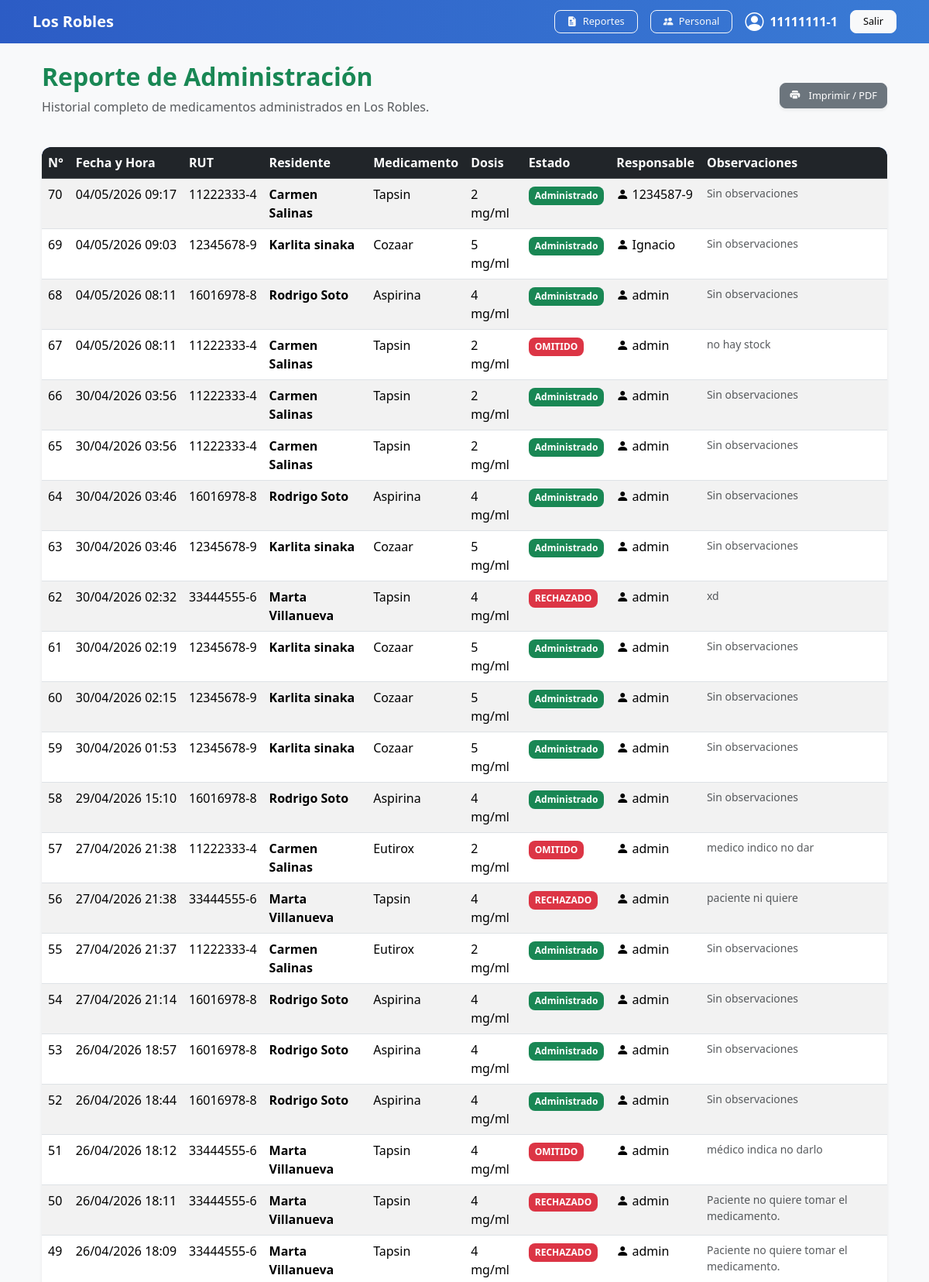
/reportes/historial/ (signed in, upper part), run on the app's committed database.
### gestion/models.py (models this page shows, shortened)
class Usuario(AbstractUser):
    ROL_CHOICES = [
        ('ADMIN', 'Administrador'),
        ('SECRETARIA', 'Secretaria'),
        ('ENFERMERA', 'Enfermera'),
        ('TENS', 'Técnico en Enfermería'),
    ]
    rut = models.CharField(max_length=12, unique=True)
    rol = models.CharField(max_length=15, choices=ROL_CHOICES, default='ENFERMERA')
    nombre_completo = models.CharField(max_length=200)
    groups = models.ManyToManyField(
        'auth.Group',
        related_name='usuario_groups',
        blank=True
    )
    user_permissions = models.ManyToManyField(
        'auth.Permission',
        related_name='usuario_permissions',
        blank=True
    )
    USERNAME_FIELD = 'rut'
    REQUIRED_FIELDS = ['username', 'email']

class HistorialAdministracion(models.Model):
    ESTADOS = [
        ('ADMINISTRADO', 'Administrado'),
        ('RECHAZADO', 'Rechazado'),
        ('OMITIDO', 'Omitido'),
    ]
    plan = models.ForeignKey(PlanMedicacion, on_delete=models.PROTECT)
    usuario = models.ForeignKey(Usuario, on_delete=models.PROTECT)
    fecha_hora_real = models.DateTimeField(auto_now_add=True)
    estado = models.CharField(max_length=20, choices=ESTADOS)
    observaciones = models.TextField(blank=True)
    class Meta:
        verbose_name_plural = "Historiales de Administración"

class PlanMedicacion(models.Model):
    residente = models.ForeignKey(Residente, on_delete=models.CASCADE)
    medicamento = models.ForeignKey(Medicamento, on_delete=models.CASCADE)
    dosis = models.CharField(max_length=100)
    stock_actual = models.IntegerField(default=0, help_text="Pastillas traídas por la familia")
    frecuencia_horas = models.IntegerField(help_text="Cada cuántas horas se administra")
    hora_inicio = models.TimeField()
    fecha_inicio_plan = models.DateField()
    activo = models.BooleanField(default=True)

class Residente(models.Model):
    rut = models.CharField(max_length=12, unique=True)
    nombre = models.CharField(max_length=100)
    apellido = models.CharField(max_length=100)
    habitacion_numero = models.IntegerField()
    alertas_criticas = models.TextField(blank=True, help_text="Alergias o condiciones especiales")
    activo = models.BooleanField(default=True)
    diagnostico_principal = models.CharField(max_length=200, blank=True, default="No especificado")
    contacto_familiar = models.CharField(max_length=200, blank=True, help_text="Nombre y Teléfono")
    condicion_deglucion = models.CharField(max_length=200, blank=True, default="Normal", help_text="Ej: Normal, Molido, Sonda")

class Medicamento(models.Model):
    nombre_comercial = models.CharField(max_length=100)
    nombre_generico = models.CharField(max_length=100)
    miligramos = models.FloatField()
    presentacion = models.CharField(max_length=50, help_text="Ej: Comprimidos, Jarabe")

### gestion/views.py (the view)
# urls.py: path('reportes/historial/', views.reporte_historial, name='reporte_historial'),
@login_required(login_url='gestion:login')
def reporte_historial(request):
    historial = HistorialAdministracion.objects.select_related(
        'plan__residente', 'plan__medicamento', 'usuario'
    ).all().order_by('-id')
    return render(request, 'gestion/reporte_historial.html', {'historial': historial})

### gestion/templates/gestion/reporte_historial.html (shortened to what this page needs)
{% extends 'gestion/base.html' %}
{% block contenido %}
<div class="container mt-4">
    <div class="d-flex justify-content-between align-items-center mb-4">
        <div>
            <h2 class="text-success fw-bold">Reporte de Administración</h2>
            <p class="text-muted">Historial completo de medicamentos administrados en Los Robles.</p>
        </div>
        <button onclick="window.print()" class="btn btn-secondary shadow-sm">
            <i class="bi bi-printer-fill me-2"></i> Imprimir / PDF
        </button>
    </div>
    <div class="card shadow-sm border-0">
        <div class="card-body p-0 table-responsive">
            <table class="table table-hover table-striped mb-0">
                <thead class="table-dark">
                    <tr>
                        <th>N°</th>
                        <th>Fecha y Hora</th>
                        <th>RUT</th>
                        <th>Residente</th>
                        <th>Medicamento</th>
                        <th>Dosis</th>
                        <th>Estado</th>
                        <th>Responsable</th>
                        <th>Observaciones</th>
                    </tr>
                </thead>
                <tbody>
                    {% for registro in historial %}
                    <tr>
                        <td>{{ registro.id }}</td>
                        <td class="text-nowrap">{{ registro.fecha_hora_real|date:"d/m/Y H:i" }}</td>
                        <td class="text-nowrap">{{ registro.plan.residente.rut }}</td>
                        <td class="fw-bold">{{ registro.plan.residente.nombre }} {{ registro.plan.residente.apellido }}</td>
                        <td>{{ registro.plan.medicamento.nombre_comercial }}</td>
                        <td>{{ registro.plan.dosis }} mg/ml</td>
                        <td>
                            {% if registro.estado == 'ADMINISTRADO' %}
                                <span class="badge bg-success">Administrado</span>
                            {% else %}
                                <span class="badge bg-danger">{{ registro.estado }}</span>
                            {% endif %}
                        </td>
                        <td><i class="bi bi-person-fill"></i> {{ registro.usuario.username }}</td>
                        <td class="small text-muted">{{ registro.observaciones|default:"Sin observaciones" }}</td>
                    </tr>
                    {% empty %}
                    <tr>
                        <td colspan="7" class="text-center text-muted py-4">
                            Aún no hay registros de administración de medicamentos en el sistema.
                        </td>
                    </tr>
                    {% endfor %}
                </tbody>
            </table>
        </div>
    </div>
</div>
{% endblock %}

### gestion/templates/gestion/base.html (shortened to what this page needs)
{% load static %}
<!DOCTYPE html>
<html lang="es">
<head>
    <link href="https://cdn.jsdelivr.net/npm/bootstrap@5.3.2/dist/css/bootstrap.min.css" rel="stylesheet">
    <link href="https://cdn.jsdelivr.net/npm/bootstrap-icons@1.11.3/font/bootstrap-icons.css" rel="stylesheet">
    <link rel="stylesheet" href="{% static 'css/dashboard.css' %}">
</head>
<body class="bg-light">
    <nav class="navbar navbar-dark" style="background: linear-gradient(90deg, #2c5cc5, #3a7bd5);">
        <div class="container d-flex justify-content-between align-items-center">
            <a class="navbar-brand fw-bold" href="{% url 'gestion:dashboard' %}">
                Los Robles
            </a>
            <div class="d-flex align-items-center gap-3">
            <a href="{% url 'gestion:reporte_historial' %}" class="btn btn-outline-light btn-sm px-3">
                    <i class="bi bi-file-earmark-medical-fill me-1"></i> Reportes
            </a>
                {% if request.user.rol == 'Admin' or request.user.rol == 'ADMIN' or request.user.is_superuser %}
                    <a href="{% url 'gestion:lista_personal' %}" class="btn btn-outline-light btn-sm px-3">
                        <i class="bi bi-people-fill me-1"></i> Personal
                    </a>
                {% endif %}
                <span class="text-white d-flex align-items-center gap-2">
                    <i class="bi bi-person-circle fs-4"></i>
                    <span class="fw-semibold">{{ request.user }}</span>
                </span>
                <a href="{% url 'gestion:logout' %}" class="btn btn-light btn-sm px-3">
                    Salir
                </a>
            </div>
        </div>
    </nav>
    <div class="container mt-4">
        {% block contenido %}
        {% endblock %}
    </div>
</body>
</html>

### gestion/static/css/dashboard.css (style rules this page uses)
body { background-color: #f4f6f9; font-family: 'Segoe UI', sans-serif; }
h2 { font-weight: 700; }
.table-responsive { background: white; border-radius: 12px; padding: 10px; }
.table { border-radius: 10px; overflow: hidden; }
.table thead { background: linear-gradient(90deg, #2c5cc5, #3a7bd5); color: white; }
.badge { font-size: 0.75rem; padding: 6px 8px; border-radius: 8px; }
.btn { border-radius: 8px; font-size: 0.8rem; font-weight: 500; }

### data on the page
Usuario: user "11111111-1"
HistorialAdministracion: id "70", fecha_hora_real "04/05/2026 09:17", plan.residente.rut "11222333-4", plan.residente.nombre "Carmen", plan.residente.apellido "Salinas", plan.medicamento.nombre_comercial "Tapsin", plan.dosis "2", estado "Administrado", usuario.username "1234587-9", observaciones "Sin observaciones"
HistorialAdministracion: id "69", fecha_hora_real "04/05/2026 09:03", plan.residente.rut "12345678-9", plan.residente.nombre "Karlita", plan.residente.apellido "sinaka", plan.medicamento.nombre_comercial "Cozaar", plan.dosis "5", estado "Administrado", usuario.username "Ignacio", observaciones "Sin observaciones"
HistorialAdministracion: id "68", fecha_hora_real "04/05/2026 08:11", plan.residente.rut "16016978-8", plan.residente.nombre "Rodrigo", plan.residente.apellido "Soto", plan.medicamento.nombre_comercial "Aspirina", plan.dosis "4", estado "Administrado", usuario.username "admin", observaciones "Sin observaciones"
HistorialAdministracion: id "67", fecha_hora_real "04/05/2026 08:11", plan.residente.rut "11222333-4", plan.residente.nombre "Carmen", plan.residente.apellido "Salinas", plan.medicamento.nombre_comercial "Tapsin", plan.dosis "2", estado "OMITIDO", usuario.username "admin", observaciones "no hay stock"
HistorialAdministracion: id "66", fecha_hora_real "30/04/2026 03:56", plan.residente.rut "11222333-4", plan.residente.nombre "Carmen", plan.residente.apellido "Salinas", plan.medicamento.nombre_comercial "Tapsin", plan.dosis "2", estado "Administrado", usuario.username "admin", observaciones "Sin observaciones"
HistorialAdministracion: id "65", fecha_hora_real "30/04/2026 03:56", plan.residente.rut "11222333-4", plan.residente.nombre "Carmen", plan.residente.apellido "Salinas", plan.medicamento.nombre_comercial "Tapsin", plan.dosis "2", estado "Administrado", usuario.username "admin", observaciones "Sin observaciones"
HistorialAdministracion: id "64", fecha_hora_real "30/04/2026 03:46", plan.residente.rut "16016978-8", plan.residente.nombre "Rodrigo", plan.residente.apellido "Soto", plan.medicamento.nombre_comercial "Aspirina", plan.dosis "4", estado "Administrado", usuario.username "admin", observaciones "Sin observaciones"
HistorialAdministracion: id "63", fecha_hora_real "30/04/2026 03:46", plan.residente.rut "12345678-9", plan.residente.nombre "Karlita", plan.residente.apellido "sinaka", plan.medicamento.nombre_comercial "Cozaar", plan.dosis "5", estado "Administrado", usuario.username "admin", observaciones "Sin observaciones"
HistorialAdministracion: id "62", fecha_hora_real "30/04/2026 02:32", plan.residente.rut "33444555-6", plan.residente.nombre "Marta", plan.residente.apellido "Villanueva", plan.medicamento.nombre_comercial "Tapsin", plan.dosis "4", estado "RECHAZADO", usuario.username "admin", observaciones "xd"
HistorialAdministracion: id "61", fecha_hora_real "30/04/2026 02:19", plan.residente.rut "12345678-9", plan.residente.nombre "Karlita", plan.residente.apellido "sinaka", plan.medicamento.nombre_comercial "Cozaar", plan.dosis "5", estado "Administrado", usuario.username "admin", observaciones "Sin observaciones"
HistorialAdministracion: id "60", fecha_hora_real "30/04/2026 02:15", plan.residente.rut "12345678-9", plan.residente.nombre "Karlita", plan.residente.apellido "sinaka", plan.medicamento.nombre_comercial "Cozaar", plan.dosis "5", estado "Administrado", usuario.username "admin", observaciones "Sin observaciones"
HistorialAdministracion: id "59", fecha_hora_real "30/04/2026 01:53", plan.residente.rut "12345678-9", plan.residente.nombre "Karlita", plan.residente.apellido "sinaka", plan.medicamento.nombre_comercial "Cozaar", plan.dosis "5", estado "Administrado", usuario.username "admin", observaciones "Sin observaciones"
HistorialAdministracion: id "58", fecha_hora_real "29/04/2026 15:10", plan.residente.rut "16016978-8", plan.residente.nombre "Rodrigo", plan.residente.apellido "Soto", plan.medicamento.nombre_comercial "Aspirina", plan.dosis "4", estado "Administrado", usuario.username "admin", observaciones "Sin observaciones"
HistorialAdministracion: id "57", fecha_hora_real "27/04/2026 21:38", plan.residente.rut "11222333-4", plan.residente.nombre "Carmen", plan.residente.apellido "Salinas", plan.medicamento.nombre_comercial "Eutirox", plan.dosis "2", estado "OMITIDO", usuario.username "admin", observaciones "medico indico no dar"
HistorialAdministracion: id "56", fecha_hora_real "27/04/2026 21:38", plan.residente.rut "33444555-6", plan.residente.nombre "Marta", plan.residente.apellido "Villanueva", plan.medicamento.nombre_comercial "Tapsin", plan.dosis "4", estado "RECHAZADO", usuario.username "admin", observaciones "paciente ni quiere"
HistorialAdministracion: id "55", fecha_hora_real "27/04/2026 21:37", plan.residente.rut "11222333-4", plan.residente.nombre "Carmen", plan.residente.apellido "Salinas", plan.medicamento.nombre_comercial "Eutirox", plan.dosis "2", estado "Administrado", usuario.username "admin", observaciones "Sin observaciones"
HistorialAdministracion: id "54", fecha_hora_real "27/04/2026 21:14", plan.residente.rut "16016978-8", plan.residente.nombre "Rodrigo", plan.residente.apellido "Soto", plan.medicamento.nombre_comercial "Aspirina", plan.dosis "4", estado "Administrado", usuario.username "admin", observaciones "Sin observaciones"
HistorialAdministracion: id "53", fecha_hora_real "26/04/2026 18:57", plan.residente.rut "16016978-8", plan.residente.nombre "Rodrigo", plan.residente.apellido "Soto", plan.medicamento.nombre_comercial "Aspirina", plan.dosis "4", estado "Administrado", usuario.username "admin", observaciones "Sin observaciones"
HistorialAdministracion: id "52", fecha_hora_real "26/04/2026 18:44", plan.residente.rut "16016978-8", plan.residente.nombre "Rodrigo", plan.residente.apellido "Soto", plan.medicamento.nombre_comercial "Aspirina", plan.dosis "4", estado "Administrado", usuario.username "admin", observaciones "Sin observaciones"
HistorialAdministracion: id "51", fecha_hora_real "26/04/2026 18:12", plan.residente.rut "33444555-6", plan.residente.nombre "Marta", plan.residente.apellido "Villanueva", plan.medicamento.nombre_comercial "Tapsin", plan.dosis "4", estado "OMITIDO", usuario.username "admin", observaciones "médico indica no darlo"
HistorialAdministracion: id "50", fecha_hora_real "26/04/2026 18:11", plan.residente.rut "33444555-6", plan.residente.nombre "Marta", plan.residente.apellido "Villanueva", plan.medicamento.nombre_comercial "Tapsin", plan.dosis "4", estado "RECHAZADO", usuario.username "admin", observaciones "Paciente no quiere tomar el medicamento."
HistorialAdministracion: id "49", fecha_hora_real "26/04/2026 18:09", plan.residente.rut "33444555-6", plan.residente.nombre "Marta", plan.residente.apellido "Villanueva", plan.medicamento.nombre_comercial "Tapsin", plan.dosis "4", estado "RECHAZADO", usuario.username "admin", observaciones "Paciente no quiere tomar el medicamento."
